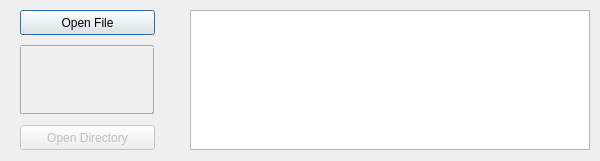
<?xml version="1.0" encoding="UTF-8"?>
<ui version="4.0">
 <class>SetFilesMaker</class>
 <widget class="QWidget" name="SetFilesMaker">
  <property name="geometry">
   <rect>
    <x>0</x>
    <y>0</y>
    <width>600</width>
    <height>161</height>
   </rect>
  </property>
  <property name="windowTitle">
   <string>SetFilesMaker</string>
  </property>
  <widget class="QPushButton" name="FileFound">
   <property name="geometry">
    <rect>
     <x>20</x>
     <y>10</y>
     <width>135</width>
     <height>25</height>
    </rect>
   </property>
   <property name="text">
    <string>Open File</string>
   </property>
   <property name="default">
    <bool>true</bool>
   </property>
  </widget>
  <widget class="QPushButton" name="OpenDirect">
   <property name="enabled">
    <bool>false</bool>
   </property>
   <property name="geometry">
    <rect>
     <x>20</x>
     <y>125</y>
     <width>135</width>
     <height>25</height>
    </rect>
   </property>
   <property name="text">
    <string>Open Directory</string>
   </property>
  </widget>
  <widget class="QTextBrowser" name="TextBrowser">
   <property name="geometry">
    <rect>
     <x>190</x>
     <y>10</y>
     <width>400</width>
     <height>140</height>
    </rect>
   </property>
  </widget>
  <widget class="QGroupBox" name="Shadow">
   <property name="geometry">
    <rect>
     <x>20</x>
     <y>45</y>
     <width>135</width>
     <height>70</height>
    </rect>
   </property>
   <property name="styleSheet">
    <string notr="true"> QGroupBox {
     border: 2px groove #A3A3A3;
     border-radius: 3px;
	 margin-top: 2ex; /* оставляем пространство вверху для заголовка */
 }</string>
   </property>
   <property name="title">
    <string/>
   </property>
  </widget>
 </widget>
 <layoutdefault spacing="6" margin="11"/>
 <resources/>
 <connections/>
</ui>
